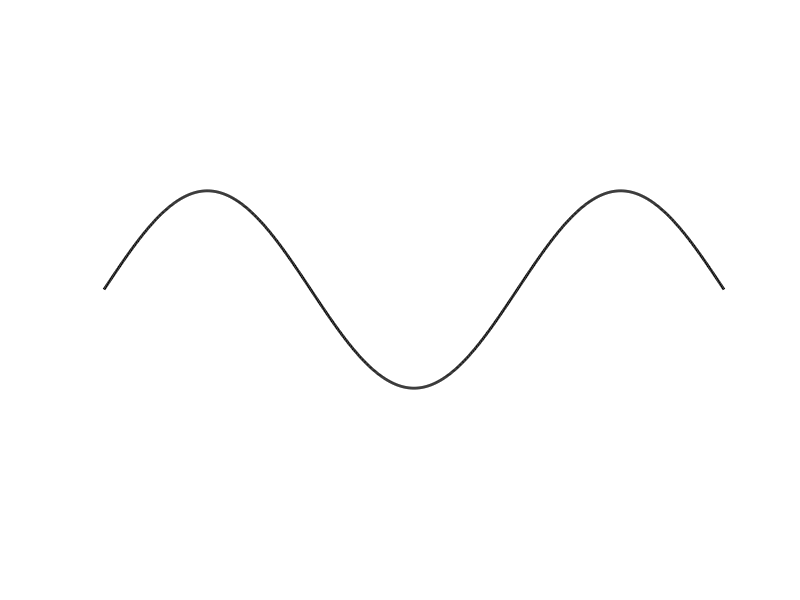

This chart was generated by the following MATLAB code:
x = linspace(0, 2*pi, 1000); % Assume L = 2pi for the PIB
y = sin(3*x/2);

figure;
plot(x, y, 'k', 'LineWidth', 2); % 'k' = black line
axis equal;
axis off;

% Save as EPS (vector format)
print('-depsc2', 'sine_wave_PIB_n_3.eps');